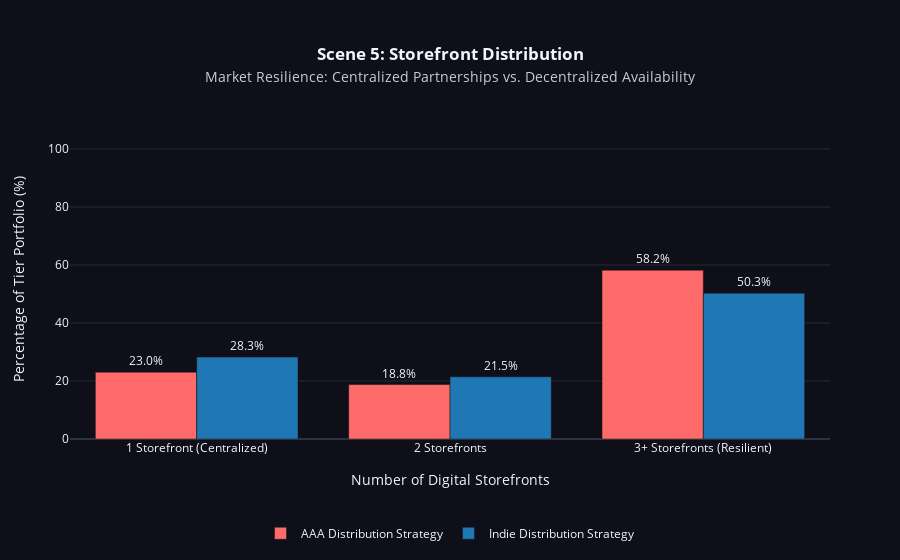

The code cell stored with this chart in its notebook:
### Code cell
import plotly.graph_objects as go
import pandas as pd

# --- 1. DATA PREP: CALCULATING STOREFRONT COUNTS ---
df_store = df_clean.copy()

# Count unique storefronts per game
# In RAWG data, this is usually the 'stores' column
if 'stores' in df_store.columns:
    if isinstance(df_store['stores'].iloc[0], str):
        df_store['store_count'] = df_store['stores'].str.split(',').apply(len)
    else:
        df_store['store_count'] = df_store['stores'].apply(lambda x: len(x) if isinstance(x, list) else 1)
else:
    # Fallback/Mock logic if 'stores' wasn't in your primary clean: 
    # Usually related to platform count but slightly more restricted
    df_store['store_count'] = df_store['plat_count'].apply(lambda x: max(1, x-1) if x > 1 else 1)

# Categorize for Stakeholders
def categorize_store_count(c):
    if c == 1: return '1 Storefront (Centralized)'
    if c == 2: return '2 Storefronts'
    if c >= 3: return '3+ Storefronts (Resilient)'
    return '1 Storefront (Centralized)'

df_store['store_bracket'] = df_store['store_count'].apply(categorize_store_count)

# Calculate percentages per tier
tier_totals = df_clean['tier'].value_counts().to_dict()
df_dist = df_store.groupby(['store_bracket', 'tier']).size().reset_index(name='count')
df_dist['percentage'] = df_dist.apply(
    lambda row: (row['count'] / tier_totals[row['tier']]) * 100, axis=1
)

# Pivot and Order
df_pivot_store = df_dist.pivot(index='store_bracket', columns='tier', values='percentage').fillna(0)
order = ['1 Storefront (Centralized)', '2 Storefronts', '3+ Storefronts (Resilient)']
df_pivot_store = df_pivot_store.reindex(order)

# --- 2. CREATE THE FIGURE ---
fig = go.Figure()

# AAA Bars
fig.add_trace(go.Bar(
    x=df_pivot_store.index,
    y=df_pivot_store['AAA'],
    name='AAA Distribution Strategy',
    marker_color='#FF6B6B',
    text=df_pivot_store['AAA'].apply(lambda x: f"{x:.1f}%"),
    textposition='outside',
    hovertemplate='<b>AAA</b><br>%{x}: %{y:.1f}% of games<extra></extra>'
))

# Indie Bars
fig.add_trace(go.Bar(
    x=df_pivot_store.index,
    y=df_pivot_store['Indie'],
    name='Indie Distribution Strategy',
    marker_color='#1F77B4',
    text=df_pivot_store['Indie'].apply(lambda x: f"{x:.1f}%"),
    textposition='outside',
    hovertemplate='<b>Indie</b><br>%{x}: %{y:.1f}% of games<extra></extra>'
))

# --- 3. LAYOUT & SPACING ---
fig.update_layout(
    title=dict(
        text='<b>Scene 5: Storefront Distribution</b><br><span style="font-size:14px; color:#ccc;">Market Resilience: Centralized Partnerships vs. Decentralized Availability</span>',
        x=0.5, xanchor='center'
    ),
    template='plotly_dark',
    paper_bgcolor='#0f0f1a',
    plot_bgcolor='#0f0f1a',
    barmode='group',
    bargap=0.2,
    margin=dict(l=70, r=70, t=120, b=100),
    xaxis=dict(title=dict(text='Number of Digital Storefronts', standoff=20), showgrid=False),
    yaxis=dict(
        title=dict(text='Percentage of Tier Portfolio (%)', standoff=20),
        range=[0, 110], 
        gridcolor='#282830'
    ),
    legend=dict(orientation="h", yanchor="top", y=-0.25, xanchor="center", x=0.5)
)

fig.show()

### Figure 1 — Plotly figure (JSON) as saved in the notebook; plotly's stock layout.template omitted (floating-point values rounded to 4 significant figures)
{"data": [{"hovertemplate": "<b>AAA</b><br>%{x}: %{y:.1f}% of games<extra></extra>", "marker": {"color": "#FF6B6B"}, "name": "AAA Distribution Strategy", "text": ["23.0%", "18.8%", "58.2%"], "textposition": "outside", "type": "bar", "x": ["1 Storefront (Centralized)", "2 Storefronts", "3+ Storefronts (Resilient)"], "y": [23.03, 18.77, 58.2]}, {"hovertemplate": "<b>Indie</b><br>%{x}: %{y:.1f}% of games<extra></extra>", "marker": {"color": "#1F77B4"}, "name": "Indie Distribution Strategy", "text": ["28.3%", "21.5%", "50.3%"], "textposition": "outside", "type": "bar", "x": ["1 Storefront (Centralized)", "2 Storefronts", "3+ Storefronts (Resilient)"], "y": [28.25, 21.46, 50.29]}], "layout": {"bargap": 0.2, "barmode": "group", "legend": {"orientation": "h", "x": 0.5, "xanchor": "center", "y": -0.25, "yanchor": "top"}, "margin": {"b": 100, "l": 70, "r": 70, "t": 120}, "paper_bgcolor": "#0f0f1a", "plot_bgcolor": "#0f0f1a", "title": {"text": "<b>Scene 5: Storefront Distribution</b><br><span style=\"font-size:14px; color:#ccc;\">Market Resilience: Centralized Partnerships vs. Decentralized Availability</span>", "x": 0.5, "xanchor": "center"}, "xaxis": {"showgrid": false, "title": {"standoff": 20, "text": "Number of Digital Storefronts"}}, "yaxis": {"gridcolor": "#282830", "range": [0, 110], "title": {"standoff": 20, "text": "Percentage of Tier Portfolio (%)"}}}}
